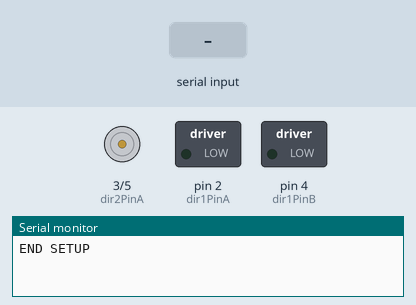
The sketch below on a simulated Arduino Uno, built with avr-gcc and run on an emulated ATmega328P. Parts: motor-driver pin pairs drawn as motors (green arrow = first pin HIGH = forward, orange = second pin HIGH = backward, longer = more drive, scaled by the enable pin), switched loads named in the sketch (green lamp = pin HIGH), the last lines printed to the serial monitor. Inputs (shaded band) come from the test bench.

Above: at 1.2 s.
1.3 s: "1" received over Serial
At 2.2 s:
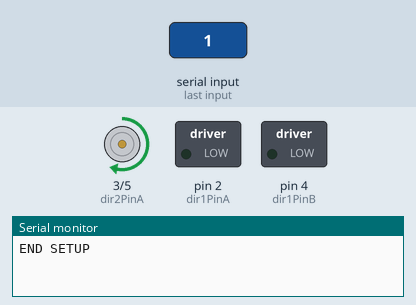
At 9.5 s:
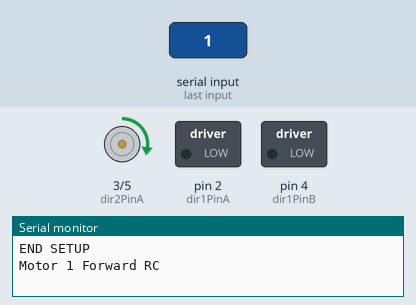
Timing chart, 0 to 10.3 s (numbered marks = the images above; inputs shaded):
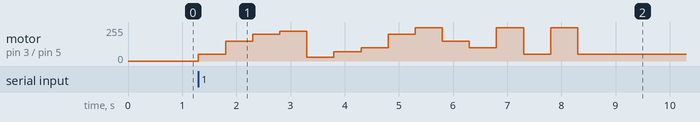

Measured:
- after the input at 1.3 s, motor on pin 3 (dir2PinA) / pin 5 (dir2PinB): stopped → forward 50/255 at once, → forward 150/255 0.50 s later, → forward 200/255 0.50 s later, → forward 225/255 0.50 s later, … (15 changes in this stretch)

The sketch:

LM289N-MOTOR-DRIVER.ino
```cpp
//Code by Reichenstein7 (thejamerson.com)

//Keyboard Controls:
//
// 1 -Motor 1 Left
// 2 -Motor 1 Stop
// 3 -Motor 1 Right
//
// 4 -Motor 2 Left
// 5 -Motor 2 Stop
// 6 -Motor 2 Right

// Declare L298N Dual H-Bridge Motor Controller directly since there is not a library to load.

// Motor 1
int dir1PinA = 2;
int dir2PinA = 3;
int speedPinA = 9; // Needs to be a PWM pin to be able to control motor speed

// Motor 2
int dir1PinB = 4;
int dir2PinB = 5;
int speedPinB = 10; // Needs to be a PWM pin to be able to control motor speed

void setup() {  // Setup runs once per reset
// initialize serial communication @ 9600 baud:
Serial.begin(9600);

//Define L298N Dual H-Bridge Motor Controller Pins

pinMode(dir1PinA,OUTPUT);
pinMode(dir2PinA,OUTPUT);
pinMode(speedPinA,OUTPUT);
pinMode(dir1PinB,OUTPUT);
pinMode(dir2PinB,OUTPUT);
Serial.println("END SETUP");

}

void loop() {

// Initialize the Serial interface:
if (Serial.available() > 0) {
int inByte = Serial.read();
int speed; // Local variable
switch (inByte) {

//______________Motor 1______________

case '1': // Motor 1 Forward
analogWrite(speedPinA, 255);//Sets speed variable via PWM
digitalWrite(dir1PinA, LOW);
digitalWrite(dir2PinA, HIGH);
analogWrite(speedPinA, 50);
delay(500);
analogWrite(speedPinA, 150);
delay(500);
analogWrite(speedPinA, 200);
delay(500);
analogWrite(speedPinA, 225);
delay(500);
analogWrite(speedPinA, 30);
delay(500);
analogWrite(speedPinA, 70);
delay(500);
analogWrite(speedPinA, 100);
delay(500);
analogWrite(speedPinA, 200);
delay(500);
analogWrite(speedPinA, 250);
delay(500);
analogWrite(speedPinA, 150);
delay(500);
analogWrite(speedPinA, 100);
delay(500);
analogWrite(speedPinA, 250);
delay(500);
analogWrite(speedPinA, 50);
delay(500);
analogWrite(speedPinA, 250);
delay(500);
analogWrite(speedPinA, 50);
delay(500);

Serial.println("Motor 1 Forward RC"); // Prints out “Motor 1 Forward” on the serial monitor
Serial.println("   "); // Creates a blank line printed on the serial monitor
break;

case '2': // Motor 1 Stop (Freespin)
analogWrite(speedPinA, 0);
digitalWrite(dir1PinA, LOW);
digitalWrite(dir2PinA, HIGH);
Serial.println("Motor 1 Stop");
Serial.println("   ");
break;

case '3': // Motor 1 Reverse
analogWrite(speedPinA, 255);
digitalWrite(dir1PinA, HIGH);
digitalWrite(dir2PinA, LOW);
Serial.println("Motor 1 Reverse");
Serial.println("   ");
break;

//______________Motor 2______________

case '4': // Motor 2 Forward
analogWrite(speedPinB, 255);
digitalWrite(dir1PinB, LOW);
digitalWrite(dir2PinB, HIGH);
Serial.println("Motor 2 Forward");
Serial.println("   ");
break;

case '5': // Motor 1 Stop (Freespin)
analogWrite(speedPinB, 0);
digitalWrite(dir1PinB, LOW);
digitalWrite(dir2PinB, HIGH);
Serial.println("Motor 2 Stop");
Serial.println("   ");
break;

case '6': // Motor 2 Reverse
analogWrite(speedPinB, 255);
digitalWrite(dir1PinB, HIGH);
digitalWrite(dir2PinB, LOW);
Serial.println("Motor 2 Reverse");
Serial.println("   ");
break;

default:
// turn all the connections off if an unmapped key is pressed:
for (int thisPin = 2; thisPin < 11; thisPin++) {
digitalWrite(thisPin, LOW);
}
  }
    }
      }
```
